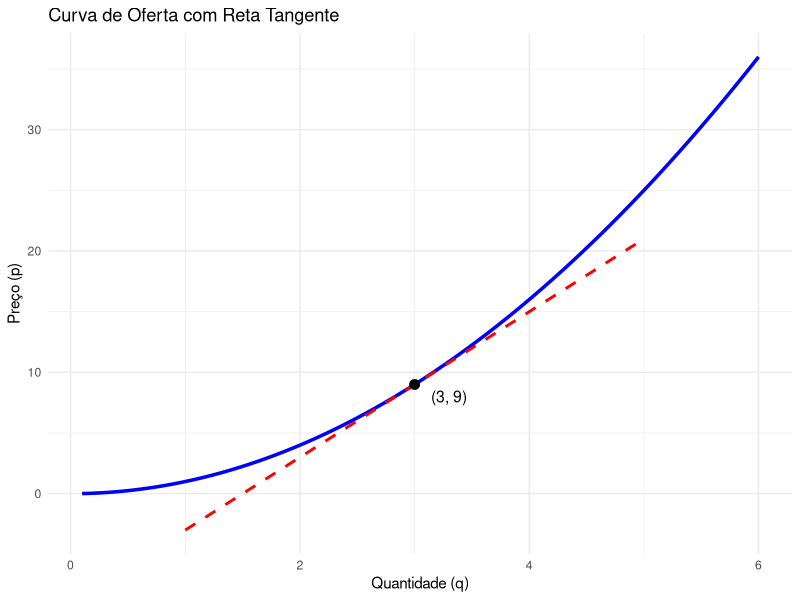

Write the R code that produced this figure.
## ---- chunk 1
#| echo: true
#| message: false
#| warning: false
#| fig-width: 6
#| fig-height: 4

# Pacotes
library(ggplot2)

# Valores para q e p invertidos (p = q^2)
q_vals <- seq(0.1, 6, length.out = 400)
p_vals <- q_vals^2

# Ponto de interesse
q0 <- 3
p0 <- q0^2  # = 9
slope <- 1 / (2 * sqrt(p0))  # dq/dp = 1/(2√p)

# Como queremos dp/dq (para o novo eixo vertical), derivamos p = q^2
# Logo, reta tangente em p = 2q
slope_dp_dq <- 2 * q0

# Reta tangente: p = slope * (q - q0) + p0
q_tangent <- seq(q0 - 2, q0 + 2, length.out = 100)
p_tangent <- slope_dp_dq * (q_tangent - q0) + p0

# Data frames
df_curve <- data.frame(q = q_vals, p = p_vals)
df_tangent <- data.frame(q = q_tangent, p = p_tangent)
df_point <- data.frame(q = q0, p = p0)

# Gráfico
ggplot(df_curve, aes(x = q, y = p)) +
  geom_line(linewidth = 1.2, color = "blue") +
  geom_line(data = df_tangent, aes(x = q, y = p), 
            color = "red", linetype = "dashed", linewidth = 1) +
  geom_point(data = df_point, aes(x = q, y = p), size = 3) +
  annotate("text", x = q0 + 0.3, y = p0 - 1, label = "(3, 9)", size = 4) +
  labs(title = "Curva de Oferta com Reta Tangente", x = "Quantidade (q)", y = "Preço (p)") +
  theme_minimal()
